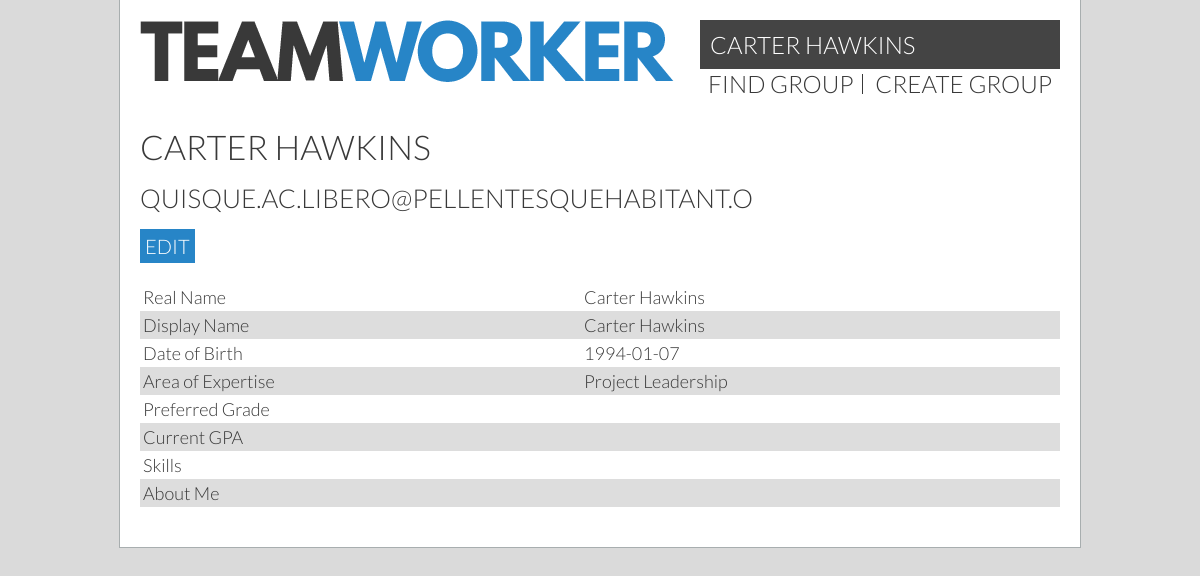
Before: /?page=profile (signed in) with the older database file.
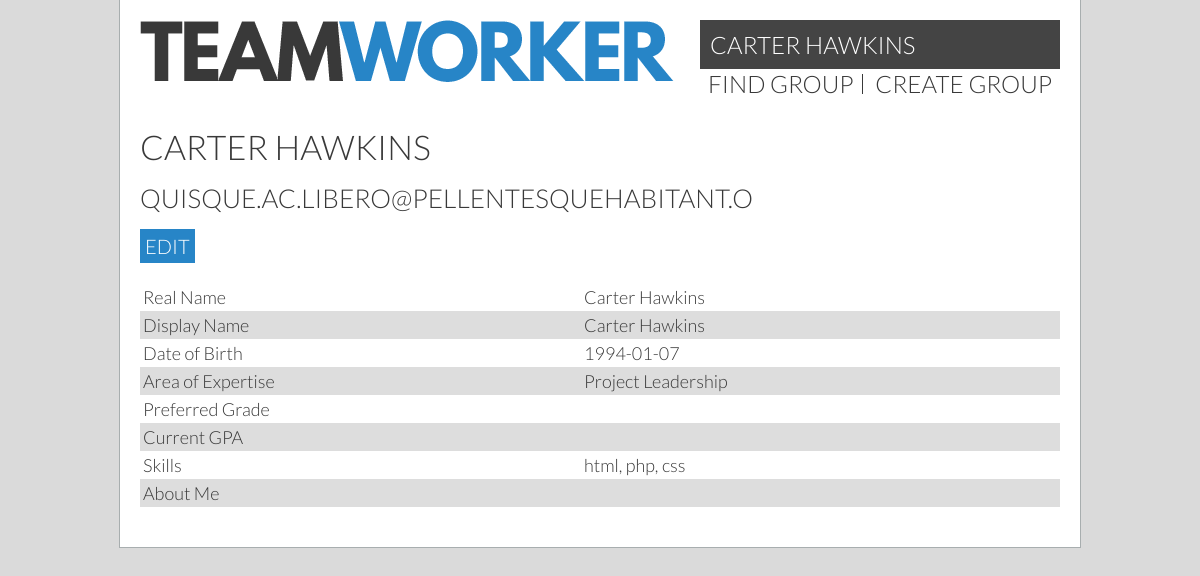
After: the same page with the newer database file.
### tables this page shows
CREATE TABLE `users` (
  `id` int(11) unsigned NOT NULL AUTO_INCREMENT,
  `permissions` int(11) NOT NULL DEFAULT '1',
  `currentGroup` int(11) DEFAULT '0',
  `groupLeader` tinyint(1) DEFAULT NULL,
  `name` varchar(40) DEFAULT NULL,
  `displayName` varchar(30) DEFAULT NULL,
  `email` varchar(40) DEFAULT NULL,
  `password` char(64) DEFAULT NULL,
  `dob` date DEFAULT NULL,
  `mainArea` varchar(30) DEFAULT NULL,
  `skills` text,
  `gpa` double DEFAULT NULL,
  `goal` double DEFAULT NULL,
  `bio` varchar(300) DEFAULT NULL,
  `studentID` varchar(255) DEFAULT NULL,
  PRIMARY KEY (`id`),
  UNIQUE KEY `email` (`email`),
  UNIQUE KEY `studentID` (`studentID`)
);

### userHandler.php (called while the page is built, shortened)
<?php
if(isset($_SESSION['id'])) {
  $sessionId = $_SESSION['id'];
  $query = ('SELECT * FROM users WHERE id = :id');
  $statement = $db -> prepare($query);
  $statement -> bindValue(':id', $sessionId);
  if (!$statement -> execute()) { print_r($statement->errorInfo()); }
  $result = $statement -> fetch(PDO::FETCH_ASSOC);
  $realName = $result['name'];
  if($result['displayName'] == "") {
    $userName = $realName;
  } else {
    $userName = $result['displayName'];
  }
  $userEmail = $result['email'];
  $dob = $result['dob'];
  $areaExpertise = $result['mainArea'];
  $group = $result['currentGroup'];
  $skills = $result['skills'];
  $role = $result['permissions'];
}
?>

### profile.php (the view, shortened to what this page needs)
<body>
  <main>
    <?php include "header.inc"; ?>
    <div class="content" id="readonly">
      <h1><?=$userName?></h1>
      <h2><?=$userEmail?></h2>
      <a class="button" onclick="showEditor()">Edit</a>
      <table>
        <tr><td>Real Name</td> <td><?=$realName?></td></tr>
        <tr><td>Display Name</td> <td><?=$userName?></td></tr>
        <tr><td>Date of Birth</td> <td><?=$dob?></td></tr>
        <tr><td>Area of Expertise</td>  <td><?=$areaExpertise?></td></tr>
        <tr><td>Preferred Grade</td>  <td><?=$goal?></td></tr>
        <tr><td>Current GPA</td>  <td><?=$gpa?></td></tr>
        <tr><td>Skills</td>  <td><?=$skills?></td></tr>
        <tr><td>About Me</td> <td><?=$bio?></td></tr>
      </table>
    </div>
  </main>
</body>
</html>

### head.inc (shortened to what this page needs)
<!doctype html>
<html lang="en">
<head>
  <?php include "stylesheets.inc"; ?>
</head>

### stylesheets.inc (shortened to what this page needs)
<link href='style.css' rel='stylesheet' type='text/css'>
<link href='colour.css' rel='stylesheet' type='text/css'>

### index.php (shortened to what this page needs)
<?php
include_once 'pdo.inc';
include_once 'userHandler.php';
include_once 'head.inc';
if(!isset($_SESSION['id'])) {
  include 'login.php';
} else {
  if(!isset($_GET['page'])) {
    if($role == 1) { include 'studentHome.php'; } else
    if ($role == 3) { include 'adminHome.php'; }
  } else  {
    switch ($_GET['page']) {
      case 'profile':
        include 'profile.php';
        break;
    }
  }
}
?>

### header.inc (shortened to what this page needs)
<header>
    <a href="/" id="logo"><img src="_resources/teamworker.png"></a>
    <nav>
      <div class="topNavProfile">
        <a href='/?page=profile'><?=$userName?></a>
      </div>
      <ul>
        <?php if($group == 0 AND $role == 1) { ?>
          <li><a href="/?page=groupSearch">find group</a></li>
          <li><a href="/?page=createGroup">create group</a></li>
        <?php } ?>
      </ul>
    </nav>
</header>

### style.css (style rules this page uses)
body { margin: 0; padding:0; font-family: 'Lato', sans-serif; font-weight: 300; font-size:20px; }
main { width:960px; height:auto; margin:0 auto; }
.content { margin: 20px; overflow: auto; }
h1 { font-weight:300; font-size:1.7em; text-transform:uppercase; margin: 15px 0; }
.content h1:first-child { margin-top:0; }
h2 { font-weight:300; font-size:1.3em; text-transform:uppercase; margin:15px 0; }
a { text-decoration:none; color:inherit; transition: opacity 0.3s ease; }
.button { display: inline-block; padding: 5px; text-transform: uppercase; color: #fff; background-color: #2785c7; }
header { padding:20px; }
#logo { display:inline-block; }
nav { font-size:1.2em; text-transform: uppercase; display:inline-block; float:right; }
nav ul { list-style:none; padding:0; margin:0; }
nav li { display:inline-block; border-right:1px solid #393939; padding:0 8px; line-height:20px; }
nav ul li:last-child { border-right:none; }
.topNavProfile { background: #444; padding: 10px; }
.topNavProfile a { color: #fff; }
table { width:100%; box-sizing:border-box; font-size:0; border-spacing:0; margin:20px 0; }
td, th { font-size:18px; padding:3px; margin:0; text-align:left; min-height:1em; }

### colour.css (style rules this page uses)
body, .grain { background-color:#dadada; background-image:url(_resources/15p-grey.jpg); }
main { background-color:white; }
tr:nth-child(even) { background-color:#ddd; }
body, main { color:#393939; }
main { border: 1px solid #a8aeaf; border-top:none; }

Changed rows visible on the page:
changed users "CARTER HAWKINS": skills (not shown) → "html, php, css"
